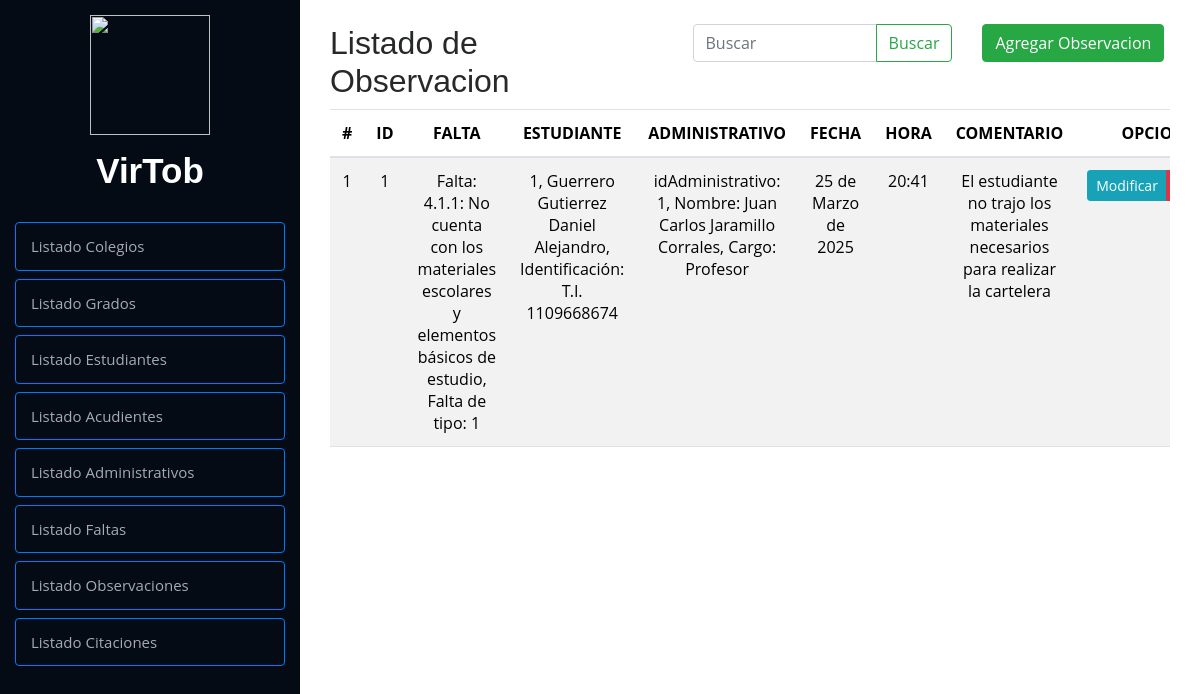
/crud/listaObservacion/, run on an earlier commit of the app's database.
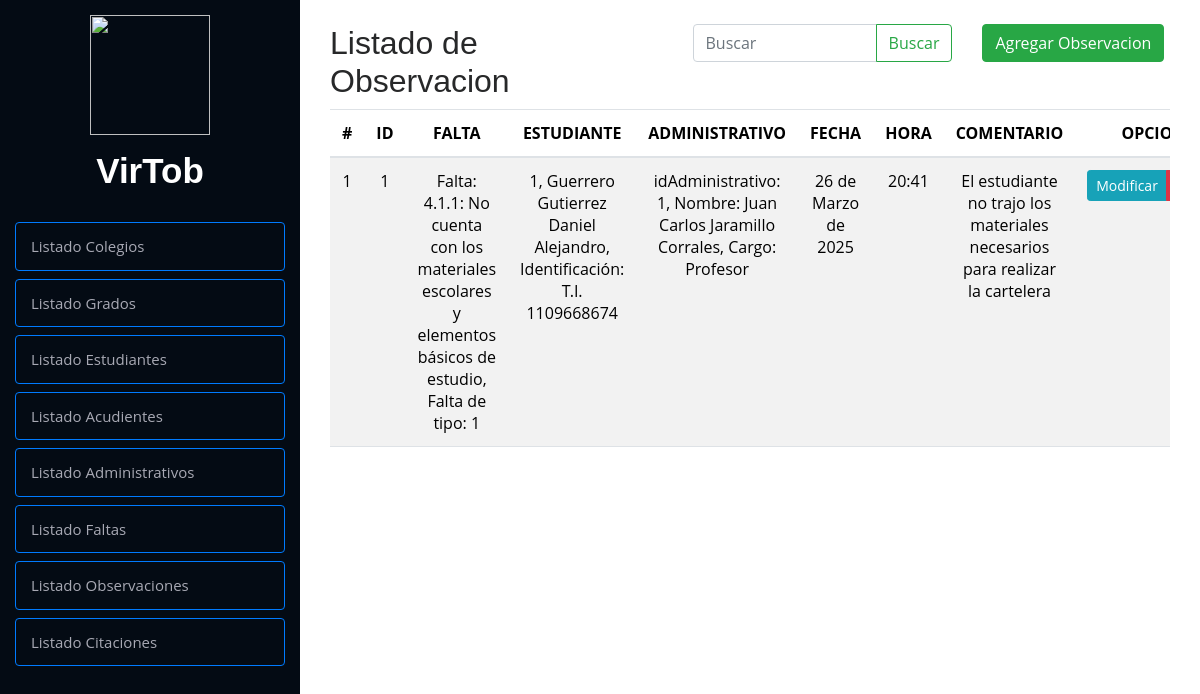
And on a later commit of the database.
### Modulos/Observador/models.py (models this page shows, shortened)
class Observacion(models.Model):
    idObservacion = models.AutoField(primary_key=True)
    idFalta = models.ForeignKey(Faltas, on_delete=models.CASCADE, related_name="observaciones")
    idEstudiante = models.ForeignKey(Estudiante, on_delete=models.CASCADE, related_name="observaciones")
    idAdministrativo = models.ForeignKey(Administrativos, on_delete=models.CASCADE, related_name="observaciones")
    fecha = models.DateField()
    hora = models.TimeField()
    comentario = models.TextField(max_length=1000)
    class Meta:
        verbose_name = 'Observacion'

class Faltas(models.Model):
    idFalta = models.AutoField(primary_key=True)
    tiposFaltas = [
        (1, "Tipo 1"),
        (2, "Tipo 2"),
        (3, "Tipo 3")
    ]
    tipoFalta = models.IntegerField(choices=tiposFaltas, default= 1)
    falta = models.CharField(max_length=10, null=True, blank=True)
    descripcion = models.TextField(max_length=1000)
    idColegio = models.ForeignKey(Colegio, on_delete=models.CASCADE, related_name="faltas", default= 1)
    def __str__(self):
        return f"Falta: {self.falta}: {self.descripcion}, Falta de tipo: {self.tipoFalta}"
    class Meta:
        verbose_name = 'Faltas'

class Estudiante(models.Model):
    idEstudiante = models.AutoField(primary_key=True)
    tiposDocumentos = [
        ('T.I.', 'Tarjeta de Identidad'),
        ('C.C.', 'Cedula de Ciudadanía'),
        ('C.E.', 'Cedula de Extranjería')
    ]
    tipoDocumento = models.CharField(max_length=4, choices=tiposDocumentos ,default='T.I.')
    documento = models.CharField(max_length=10, default=0)
    nombre = models.CharField(max_length=100)
    apellido = models.CharField(max_length=100)
    edad = models.IntegerField()
    correo = models.EmailField(max_length=100)
    contrasena = models.CharField(max_length=100)
    faltasTipo1 = models.IntegerField(default=0)
    faltasTipo2 = models.IntegerField(default=0)
    faltasTipo3 = models.IntegerField(default=0)
    idColegio = models.ForeignKey(Colegio, on_delete=models.CASCADE, related_name="estudiantes", default= 1)
    idGrado = models.ForeignKey(Grado, on_delete=models.CASCADE, null=True, blank=True)
    urlImagenPerfil = models.CharField(max_length=256, default="")
    def __str__(self):
        return f"{self.idEstudiante}, {self.apellido} {self.nombre}, Identificación: {self.tipoDocumento} {self.documento}"
    class Meta:
        verbose_name = 'Estudiante'

class Administrativos(models.Model):
    idAdministrativo = models.AutoField(primary_key=True)
    nombre = models.CharField(max_length=100)
    apellido = models.CharField(max_length=100)
    cargos = [  # Lista de tuplas para choices
        ('profesor', 'Profesor'),
        ('directivo', 'Directivo'),
    ]
    cargo = models.CharField(max_length=9, choices=cargos, default='profesor')
    ciclo = models.CharField(max_length=12, null=True, blank=True)
    correo = models.EmailField(max_length=100)
    contrasena = models.CharField(max_length=100)
    def __str__(self):
        if self.cargo == 'profesor' and self.ciclo:
            return f"idAdministrativo: {self.idAdministrativo}, Nombre: {self.nombre} {self.apellido}, Cargo: {self.cargo}, Ciclo: {self.ciclo}"
        return f"idAdministrativo: {self.idAdministrativo}, Nombre: {self.nombre} {self.apellido}, Cargo: {self.cargo}"
    class Meta:
        verbose_name = 'Administrativos'

### Modulos/Observador/views.py (the view, shortened to what this page needs)
# urls.py: path('listaObservacion/', listaObservacion, name='listaObservacion'),
def listaObservacion(request):
    query = request.GET.get("buscar", "")  # Obtener el valor del input
    observaciones = Observacion.objects.all()  # Obtiene todos los registro
    return render(request, 'listas/observaciones.html', {'observacion': observaciones, "query": query})

### Modulos/Observador/templates/listas/observaciones.html (shortened to what this page needs)
{% extends "index.html" %}
{% load static %}
        {% block contenido %}
        <div class="container py-4">
            <div class="row">
                <div class="col-md-12">
                    <div class="row">
                        <div class="col-5">
                            <h2>Listado de Observacion</h2>
                        </div>
                        <div class="col-4">
                            <form class="d-flex" method="GET">
                                <div class="input-group">
                                    <input type="text" class="form-control" placeholder="Buscar" name="buscar"
                                        value="{{ query }}" aria-label="Search">
                                    <button class="btn btn-outline-success" type="submit">Buscar</button>
                                </div>
                            </form>
                        </div>
                        <div class="col-3">
                            <a href="{% url 'agregarObservacion' %}" class="btn btn-success">Agregar Observacion</a>
                        </div>
                    </div>
                    <div class="table-responsive">
                        <table class="table table-striped">
                            <thead>
                                <tr>
                                    <th>#</th>
                                    <th>ID</th>
                                    <th>FALTA</th>
                                    <th>ESTUDIANTE</th>
                                    <th>ADMINISTRATIVO</th>
                                    <th>FECHA</th>
                                    <th>HORA</th>
                                    <th>COMENTARIO</th>
                                    <th>OPCIONES</th>
                                </tr>
                            </thead>
                            <tbody>
                                {% if observacion %}
                                {% for observacion in observacion %}
                                <tr>
                                    <td class="">{{ forloop.counter }}</td>
                                    <td class="">{{ observacion.idObservacion }}</td>
                                    <td class="">{{ observacion.idFalta }}</td>
                                    <td class="">{{ observacion.idEstudiante }}</td>
                                    <td class="">{{ observacion.idAdministrativo }}</td>
                                    <td class="">{{ observacion.fecha }}</td>
                                    <td class="">{{ observacion.hora }}</td>
                                    <td class="">{{ observacion.comentario }}</td>
                                    <td>
                                        <div class="btn-group btn-group-sm" role="group" aria-label="Basic example">
                                            <a href="{% url 'modificarObservacion' observacion.idObservacion %}"
                                                class="btn btn-info btn-sm">
                                                Modificar
                                            </a>
                                            <a href="#" onclick="eliminarObservacion({{ observacion.idObservacion }})"
                                                class="btn btn-danger btn-sm">
                                            </a>
                                        </div>
                                    </td>
                                </tr>
                                {% endfor %}
                                {% else %}
                                <tr>
                                    <td colspan="9" class="text-center text-danger">⚠ No se encontraron resultados</td>
                                </tr>
                                {% endif %}
                            </tbody>
                        </table>
                    </div>
                </div>
            </div>
        </div>
        {% endblock %}

What changed in the data, as far as the page shows it:
changed Observacion "El estudiante no trajo los materiales necesarios para realizar la cartelera": fecha "25 de Marzo de 2025" → "26 de Marzo de 2025"
